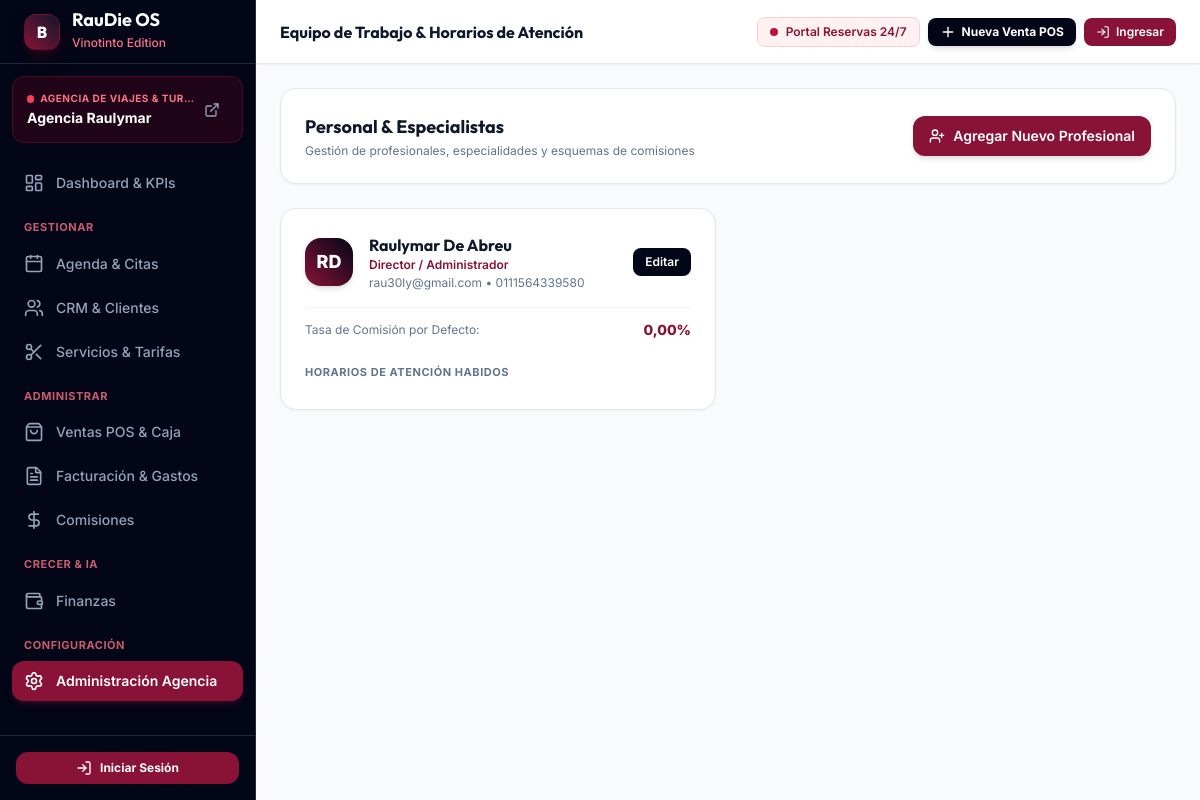
The page /business/equipo/ on the database as committed earlier.
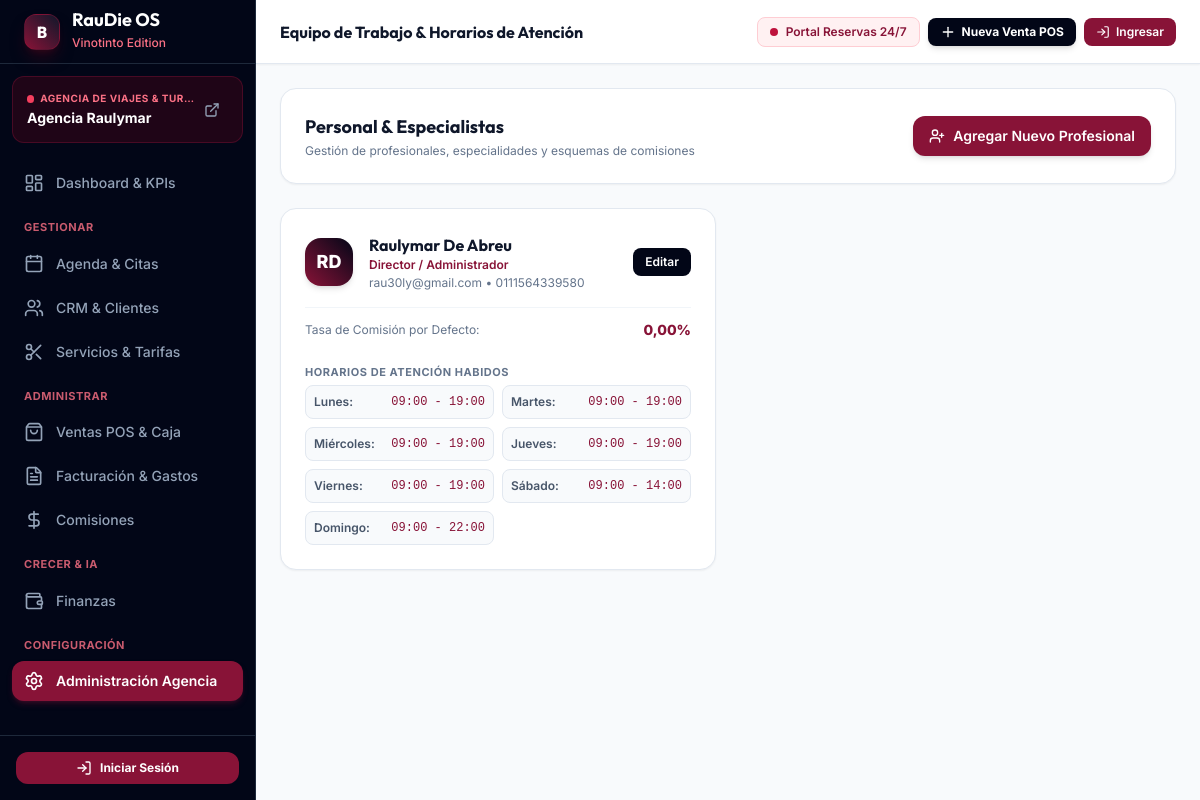
The same page on the database as committed later.
### apps/business/models.py (models this page shows, shortened)
class StaffMember(TimeStampedModel):
    business = models.ForeignKey(Business, on_delete=models.CASCADE, related_name="staff_members")
    branch = models.ForeignKey(Branch, on_delete=models.CASCADE, related_name="staff_members", null=True, blank=True)
    user = models.OneToOneField(User, on_delete=models.SET_NULL, null=True, blank=True, related_name="staff_profile")
    first_name = models.CharField(max_length=100, verbose_name="Nombre")
    last_name = models.CharField(max_length=100, verbose_name="Apellido")
    email = models.EmailField(blank=True, null=True)
    phone = models.CharField(max_length=50, blank=True, null=True)
    role_title = models.CharField(max_length=100, default="Especialista", verbose_name="Cargo / Especialidad")
    commission_rate = models.DecimalField(max_digits=5, decimal_places=2, default=0.00, verbose_name="Comisión Porcentaje (%)")
    is_active = models.BooleanField(default=True)
    avatar_color = models.CharField(max_length=20, default="#3b82f6")
    @property
    def full_name(self):
        return f"{self.first_name} {self.last_name}"

class WorkSchedule(TimeStampedModel):
    DAYS_OF_WEEK = [
        (0, 'Lunes'),
        (1, 'Martes'),
        (2, 'Miércoles'),
        (3, 'Jueves'),
        (4, 'Viernes'),
        (5, 'Sábado'),
        (6, 'Domingo'),
    ]
    staff = models.ForeignKey(StaffMember, on_delete=models.CASCADE, related_name="schedules")
    day_of_week = models.IntegerField(choices=DAYS_OF_WEEK)
    start_time = models.TimeField(default="09:00")
    end_time = models.TimeField(default="18:00")
    is_working_day = models.BooleanField(default=True)
    class Meta:
        unique_together = ('staff', 'day_of_week')

### apps/business/views.py (the view)
# urls.py: path('equipo/', views.staff_list_view, name='staff_list'),
def staff_list_view(request):
    business = getattr(request, 'current_business', None) or Business.objects.first()
    staff_members = StaffMember.objects.filter(business=business).prefetch_related('schedules') if business else []
    return render(request, 'business/staff_list.html', {
        'business': business,
        'staff_members': staff_members,
    })

### apps/business/context_processors.py (called while the page is built)
def business_context(request):
    business = None
    if request.user.is_authenticated and hasattr(request.user, 'business') and request.user.business:
        business = request.user.business
    else:
        business = Business.objects.first()
    all_module_keys = ['crm', 'agenda', 'booking', 'invoicing', 'pos', 'inventory', 'commissions', 'ai_engine', 'marketing']
    modules_enabled = {}
    if business:
        enabled_list = business.enabled_modules or all_module_keys
        for key in all_module_keys:
            modules_enabled[key] = (key in enabled_list) if enabled_list else True
    else:
        for key in all_module_keys:
            modules_enabled[key] = True
    return {
        'current_business': business,
        'modules_enabled': modules_enabled,
        'business_type_display': business.get_business_type_display() if business else 'Agencia'
    }

### templates/business/staff_list.html (shortened to what this page needs)
{% extends 'base.html' %}
{% block header_title %}Equipo de Trabajo & Horarios de Atención{% endblock %}
{% block content %}
<div class="space-y-6">
    <div class="glass-card bg-white p-6 rounded-2xl flex items-center justify-between border border-slate-200 shadow-sm">
        <div>
            <h3 class="font-bold text-slate-900 text-lg font-display">Personal & Especialistas</h3>
            <p class="text-xs text-slate-500 mt-0.5">Gestión de profesionales, especialidades y esquemas de comisiones</p>
        </div>
        <a href="{% url 'staff_create' %}" class="px-4 py-2.5 rounded-xl bg-rose-900 hover:bg-rose-950 text-white font-semibold text-sm flex items-center gap-2 shadow-md transition">
            <i data-lucide="user-plus" class="w-4 h-4"></i>
            Agregar Nuevo Profesional
        </a>
    </div>
    <div class="grid grid-cols-1 md:grid-cols-2 gap-6">
        {% for staff in staff_members %}
        <div class="glass-card bg-white p-6 rounded-2xl space-y-4 border border-slate-200 shadow-sm flex flex-col justify-between">
            <div class="space-y-4">
                <div class="flex items-center justify-between">
                    <div class="flex items-center gap-4">
                        <div class="w-12 h-12 rounded-2xl bg-gradient-to-tr from-rose-900 to-slate-950 text-white font-extrabold text-lg flex items-center justify-center shadow-md">
                            {{ staff.first_name|slice:":1" }}{{ staff.last_name|slice:":1" }}
                        </div>
                        <div>
                            <h3 class="font-bold text-slate-900 text-base font-display">{{ staff.full_name }}</h3>
                            <p class="text-xs text-rose-900 font-semibold">{{ staff.role_title }}</p>
                            <p class="text-xs text-slate-500 mt-0.5">{{ staff.email|default:"Sin email" }} • {{ staff.phone|default:"" }}</p>
                        </div>
                    </div>
                    <a href="{% url 'staff_edit' staff.id %}" class="px-3 py-1.5 rounded-lg bg-slate-950 hover:bg-slate-900 text-white text-xs font-semibold transition">
                        Editar
                    </a>
                </div>
                <div class="pt-3 border-t border-slate-100 flex justify-between items-center text-xs">
                    <span class="text-slate-500">Tasa de Comisión por Defecto:</span>
                    <span class="font-extrabold text-rose-900 text-sm">{{ staff.commission_rate }}%</span>
                </div>
            </div>
            <div class="space-y-1 pt-2">
                <span class="text-[11px] font-bold text-slate-500 uppercase tracking-wider block">Horarios de Atención Habidos</span>
                <div class="grid grid-cols-2 gap-2 text-xs text-slate-700">
                    {% for sched in staff.schedules.all %}
                    <div class="p-2 rounded-lg bg-slate-50 border border-slate-200 flex justify-between">
                        <span class="font-semibold text-slate-600">{{ sched.get_day_of_week_display }}:</span>
                        <span class="text-rose-900 font-mono font-medium">{{ sched.start_time|time:"H:i" }} - {{ sched.end_time|time:"H:i" }}</span>
                    </div>
                    {% endfor %}
                </div>
            </div>
        </div>
        {% endfor %}
    </div>
</div>
{% endblock %}

Rows that differ between the two databases and show on the page:
added WorkSchedule: day_of_week "Lunes", start_time "09:00", end_time "19:00"
added WorkSchedule: day_of_week "Martes", start_time "09:00", end_time "19:00"
added WorkSchedule: day_of_week "Miércoles", start_time "09:00", end_time "19:00"
added WorkSchedule: day_of_week "Jueves", start_time "09:00", end_time "19:00"
added WorkSchedule: day_of_week "Viernes", start_time "09:00", end_time "19:00"
added WorkSchedule: day_of_week "Sábado", start_time "09:00", end_time "14:00"
added WorkSchedule: day_of_week "Domingo", start_time "09:00", end_time "22:00"
